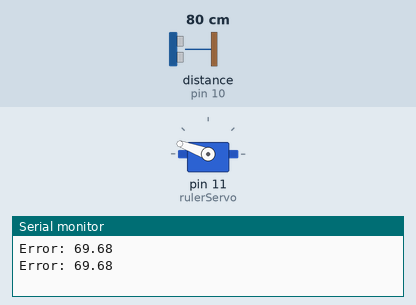
This sketch was run on a simulated Arduino Uno, built with avr-gcc and run on an emulated ATmega328P. Shown: servo, the last lines printed to the serial monitor. Wiring (inferred from the names in the program): ultrasonic range finder: trigger pin 9; echo pin 10. The inputs (shaded band) are chosen by the test bench; at power-on: distance to the obstacle (sensor on pin 10) 80 cm. The echo pulse lasts 58.3 µs per cm.

Above: at 1.8 s.
1.9 s: distance to the obstacle (sensor on pin 10) set to 12 cm
3.4 s: distance to the obstacle (sensor on pin 10) set to 9 cm
At 4.6 s:
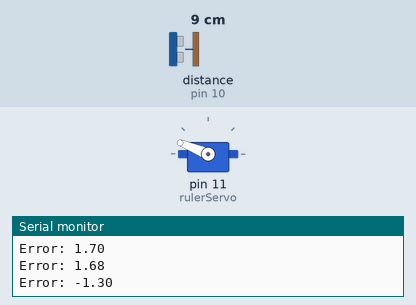
7.5 s: distance to the obstacle (sensor on pin 10) set to 2 cm
At 9.8 s:
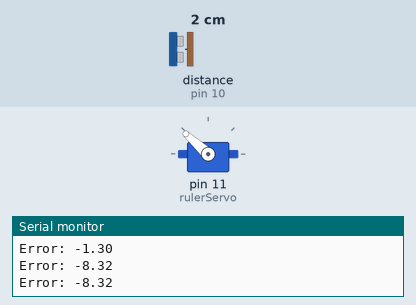
11.6 s: distance to the obstacle (sensor on pin 10) set to 35 cm
Timing chart, 0 to 14.6 s (numbered marks = the images above; inputs shaded):
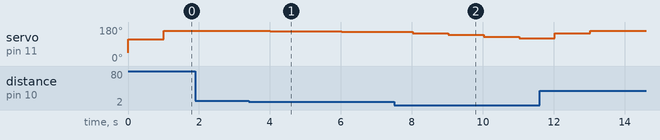

The sketch:

ServoProportionalControl.ino
```cpp
#include <Servo.h>

Servo rulerServo;

const int trigPin = 9;
const int echoPin = 10;

float duration, distance;
float targetDist = 10; // cm
float Kp = 1;
float error;
float pos = 45;

void setup() {
  pinMode(trigPin, OUTPUT);
  pinMode(echoPin, INPUT);
  rulerServo.write(pos);
  rulerServo.attach(11);
  Serial.begin(9600);
}

void loop() {
  digitalWrite(trigPin, LOW);
  delayMicroseconds(2);
  digitalWrite(trigPin, HIGH);
  delayMicroseconds(10);
  digitalWrite(trigPin, LOW);

  duration = pulseIn(echoPin, HIGH);
  distance = (duration*.0343)/2;

  error = distance - targetDist;
  pos += error*Kp;
  if(pos > 160){
    pos = 160;
  } else if(pos < 20){
    pos = 20;
  }
  rulerServo.write(pos);

  Serial.print("Error: ");
  Serial.println(error);
  delay(1000);

  if(abs(error) < 0.3){
    Serial.print("Terminated. Final Error: ");
    Serial.println(error);
    delay(100);
    exit(0);
  }

}
```

Measured:
- after the input at 3.4 s, servo on pin 11 (rulerServo): 160° → 158° after 0.62 s, → 157° 1.0 s later, → 156° 1.0 s later, → 154° 1.0 s later
